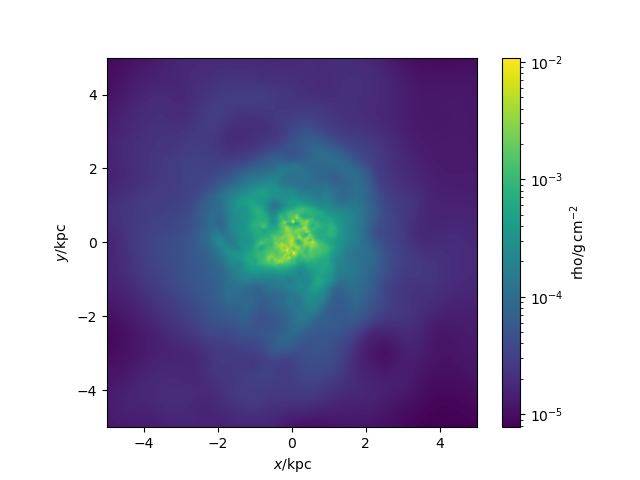

The script that saved this image:
import pynbody
import pynbody.plot.sph as sph
import matplotlib.pyplot as plt

#loading snapshot
s=pynbody.load('/mnt/data0/jillian/gguaman/cptmarvel.5.std')

#setting to physical units
s.physical_units()

#centering halo
pynbody.analysis.angmom.faceon(s)

#creating image
sph.image(s.g,qty="rho",units="g cm^-2",width=10)

plt.savefig("cptmarvel_intdens.png")
#plt.show()
